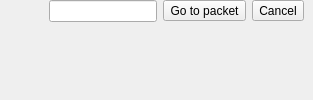
  <widget class="QWidget" name="centralWidget">
   <property name="sizePolicy">
    <sizepolicy hsizetype="Expanding" vsizetype="Expanding">
     <horstretch>0</horstretch>
     <verstretch>0</verstretch>
    </sizepolicy>
   </property>
   <layout class="QGridLayout" name="gridLayout">
    <property name="margin">
     <number>0</number>
    </property>
    <property name="spacing">
     <number>0</number>
    </property>
    <item row="0" column="0">
     <widget class="AccordionFrame" name="goToFrame">
      <layout class="QHBoxLayout" name="goToHB">
       <property name="topMargin">
        <number>0</number>
       </property>
       <property name="bottomMargin">
        <number>0</number>
       </property>
       <item>
        <spacer name="horizontalSpacer">
         <property name="orientation">
          <enum>Qt::Horizontal</enum>
         </property>
         <property name="sizeHint" stdset="0">
          <size>
           <width>40</width>
           <height>10</height>
          </size>
         </property>
        </spacer>
       </item>
       <item>
        <widget class="QLineEdit" name="goToLineEdit">
         <property name="inputMask">
          <string>900000000; </string>
         </property>
        </widget>
       </item>
       <item>
        <widget class="QToolButton" name="goToGo">
         <property name="text">
          <string>Go to packet</string>
         </property>
        </widget>
       </item>
       <item>
        <widget class="QToolButton" name="goToCancel">
         <property name="text">
          <string>Cancel</string>
         </property>
        </widget>
       </item>
      </layout>
     </widget>
    </item>
    <item row="1" column="0">
     <widget class="SearchFrame" name="searchFrame" native="true"/>
    </item>
    <item row="2" column="0">
     <widget class="QStackedWidget" name="mainStack">
      <property name="enabled">
       <bool>true</bool>
      </property>
      <widget class="MainWelcome" name="welcomePage"/>
      <widget class="QWidget" name="packetPage"/>
     </widget>
    </item>
   </layout>
  </widget>
